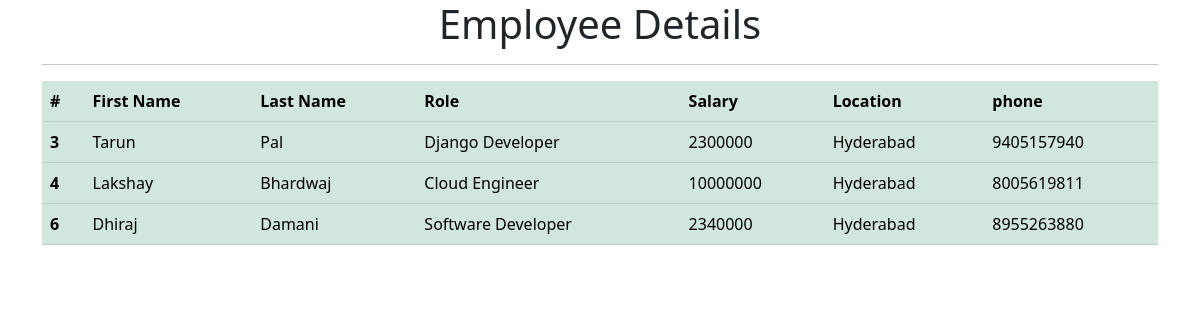
The app's page /all_emp with its own data.
### employee_app/models.py (models this page shows, shortened)
class Employee(models.Model):
    first_name = models.CharField(max_length=100, null=False)
    last_name = models.CharField(max_length=100)
    dept = models.ForeignKey(Department, on_delete=models.CASCADE)
    salary = models.IntegerField(default=0)
    bonus = models.IntegerField(default=0)
    role = models.ForeignKey(Role, on_delete=models.CASCADE)
    phone = models.IntegerField(default=0)
    hire_date = models.DateField()

class Role(models.Model):
    name = models.CharField(max_length=100, null=False)

class Department(models.Model):
    name = models.CharField(max_length=100,null=False)
    location = models.CharField(max_length=100)

### employee_app/views.py (the view)
# urls.py: path('all_emp', views.all_emp, name = 'all_emp'),
def all_emp(request):
    employees = Employee.objects.all()
    context = {
        'employees': employees
    }
    return render(request, 'all_emp.html', context)

### employee_app/templates/all_emp.html (shortened to what this page needs)
<!doctype html>
<html lang="en">
  <head>
    <link href="https://cdn.jsdelivr.net/npm/bootstrap@5.2.0-beta1/dist/css/bootstrap.min.css" rel="stylesheet">
  </head>
  <body background="https://wallpapercave.com/wp/wp2856672.jpg">
    <div class="container">
        <h1 style="text-align:center;">Employee Details</h1>
        <hr>
        <table class="table table-success">
          <thead>
            <tr>
              <th scope="col">#</th>
              <th scope="col">First Name</th>
              <th scope="col">Last Name</th>
              <th scope="col">Role</th>
              <th scope="col">Salary</th>
              <th scope="col">Location</th>
              <th scope="col">phone</th>
            </tr>
          </thead>
          {% for emp in employees %}
          <tbody>
            <tr>
              <th scope="row">{{emp.id}}</th>
              <td>{{emp.first_name}}</td>
              <td>{{emp.last_name}}</td>
              <td>{{emp.role.name}}</td>
              <td>{{emp.salary}}</td>
              <td>{{emp.dept.location}}</td>
              <td>{{emp.phone}}</td>
            </tr>
          </tbody>
          {% endfor %}
        </table>
    </div>
  </body>
</html>

### records on screen
Employee: id "3", first_name "Tarun", last_name "Pal", role.name "Django Developer", salary "2300000", dept.location "Hyderabad", phone "9405157940"
Employee: id "4", first_name "Lakshay", last_name "Bhardwaj", role.name "Cloud Engineer", salary "10000000", dept.location "Hyderabad", phone "8005619811"
Employee: id "6", first_name "Dhiraj", last_name "Damani", role.name "Software Developer", salary "2340000", dept.location "Hyderabad", phone "8955263880"
